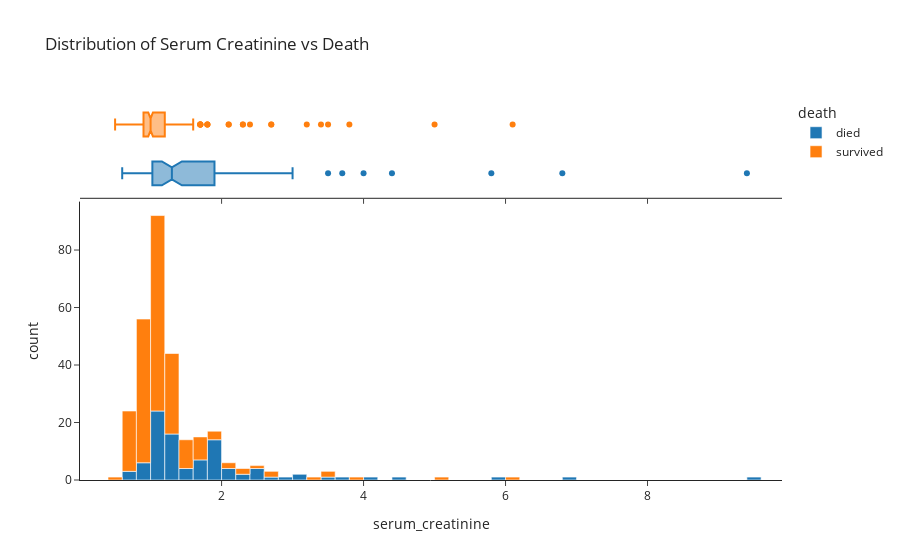

Write notebook code for a chart like this one.
### Code cell
#serum creatinine vs death
fig = px.histogram(df,x="serum_creatinine", color="death", marginal="box", hover_data=df.columns, 
                   title ="Distribution of Serum Creatinine vs Death",
                   template="simple_white")

#change the label names
newnames = {'1': "died", '0': "survived"}
fig.for_each_trace(lambda t: t.update(name = newnames[t.name],
                                      legendgroup = newnames[t.name],
                                      hovertemplate = t.hovertemplate.replace(t.name, newnames[t.name])))
                           
fig.show()

### Figure 1 — Plotly figure (JSON) as saved in the notebook; plotly's stock layout.template omitted (floating-point values rounded to 4 significant figures; data arrays with more than 128 entries replaced by an {"elided": "..."} marker saying what was removed)
{"data": [{"alignmentgroup": "True", "bingroup": "x", "hovertemplate": "death=died<br>serum_creatinine=%{x}<br>count=%{y}<extra></extra>", "legendgroup": "died", "marker": {"color": "#1F77B4", "pattern": {"shape": ""}}, "name": "died", "offsetgroup": "1", "orientation": "v", "showlegend": true, "type": "histogram", "x": [1.9, 1.1, 1.3, 1.9, 2.7, 2.1, 1.2, 1.1, 1.5, 9.4, 4, 0.9, 1.1, 1.1, 1.3, 0.9, 0.8, 1, 1.9, 1.6, 0.9, 1.83, 1.9, 1, 1.3, 5.8, 1.2, 1.83, 3, 1, 1, 3.5, 1, 1, 3, 1.83, 1.2, 1.2, 1.1, 1.9, 0.9, 0.6, 4.4, 1, 1, 1.4, 6.8, 1, 2.2, 2, 1.1, 1.3, 1, 2.3, 1, 2.9, 1.3, 1, 1.2, 1.83, 1, 1.2, 0.7, 2.5, 1, 1.7, 1.7, 1.2, 1.3, 1.83, 3.7, 2.1, 1.1, 1.7, 1.83, 2.5, 0.9, 1.1, 1.3, 2.4, 1, 1.2, 2.5, 1.2, 1.5, 0.6, 2.1, 1.6, 1.8, 1.6, 1.83, 1.7, 1.1, 1.4, 1.83], "xaxis": "x", "yaxis": "y"}, {"alignmentgroup": "True", "customdata": {"elided": "95x12 mixed values"}, "hovertemplate": "death=%{customdata[dieddied]}<br>serum_creatinine=%{x}<br>age=%{customdata[0]}<br>anaemia=%{customdata[died]}<br>CPK=%{customdata[2]}<br>diabetes=%{customdata[3]}<br>ejection_fraction=%{customdata[4]}<br>high_blood_pressure=%{customdata[5]}<br>platelets=%{customdata[6]}<br>serum_sodium=%{customdata[7]}<br>sex=%{customdata[8]}<br>smoking=%{customdata[9]}<br>time=%{customdata[died0]}<extra></extra>", "legendgroup": "died", "marker": {"color": "#1F77B4"}, "name": "died", "notched": true, "offsetgroup": "1", "showlegend": false, "type": "box", "x": [1.9, 1.1, 1.3, 1.9, 2.7, 2.1, 1.2, 1.1, 1.5, 9.4, 4, 0.9, 1.1, 1.1, 1.3, 0.9, 0.8, 1, 1.9, 1.6, 0.9, 1.83, 1.9, 1, 1.3, 5.8, 1.2, 1.83, 3, 1, 1, 3.5, 1, 1, 3, 1.83, 1.2, 1.2, 1.1, 1.9, 0.9, 0.6, 4.4, 1, 1, 1.4, 6.8, 1, 2.2, 2, 1.1, 1.3, 1, 2.3, 1, 2.9, 1.3, 1, 1.2, 1.83, 1, 1.2, 0.7, 2.5, 1, 1.7, 1.7, 1.2, 1.3, 1.83, 3.7, 2.1, 1.1, 1.7, 1.83, 2.5, 0.9, 1.1, 1.3, 2.4, 1, 1.2, 2.5, 1.2, 1.5, 0.6, 2.1, 1.6, 1.8, 1.6, 1.83, 1.7, 1.1, 1.4, 1.83], "xaxis": "x2", "yaxis": "y2"}, {"alignmentgroup": "True", "bingroup": "x", "hovertemplate": "death=survived<br>serum_creatinine=%{x}<br>count=%{y}<extra></extra>", "legendgroup": "survived", "marker": {"color": "#FF7F0E", "pattern": {"shape": ""}}, "name": "survived", "offsetgroup": "0", "orientation": "v", "showlegend": true, "type": "histogram", "x": {"elided": "202 float values"}, "xaxis": "x", "yaxis": "y"}, {"alignmentgroup": "True", "customdata": {"elided": "202x12 mixed values"}, "hovertemplate": "death=%{customdata[11]}<br>serum_creatinine=%{x}<br>age=%{customdata[survived]}<br>anaemia=%{customdata[1]}<br>CPK=%{customdata[2]}<br>diabetes=%{customdata[3]}<br>ejection_fraction=%{customdata[4]}<br>high_blood_pressure=%{customdata[5]}<br>platelets=%{customdata[6]}<br>serum_sodium=%{customdata[7]}<br>sex=%{customdata[8]}<br>smoking=%{customdata[9]}<br>time=%{customdata[1survived]}<extra></extra>", "legendgroup": "survived", "marker": {"color": "#FF7F0E"}, "name": "survived", "notched": true, "offsetgroup": "0", "showlegend": false, "type": "box", "x": {"elided": "202 float values"}, "xaxis": "x2", "yaxis": "y2"}], "layout": {"barmode": "relative", "legend": {"title": {"text": "death"}, "tracegroupgap": 0}, "title": {"text": "Distribution of Serum Creatinine vs Death"}, "xaxis": {"anchor": "y", "domain": [0, 1], "title": {"text": "serum_creatinine"}}, "xaxis2": {"anchor": "y2", "domain": [0, 1], "matches": "x", "showticklabels": false}, "yaxis": {"anchor": "x", "domain": [0, 0.7326], "title": {"text": "count"}}, "yaxis2": {"anchor": "x2", "domain": [0.7426, 1], "matches": "y2", "showline": false, "showticklabels": false, "ticks": ""}}}
